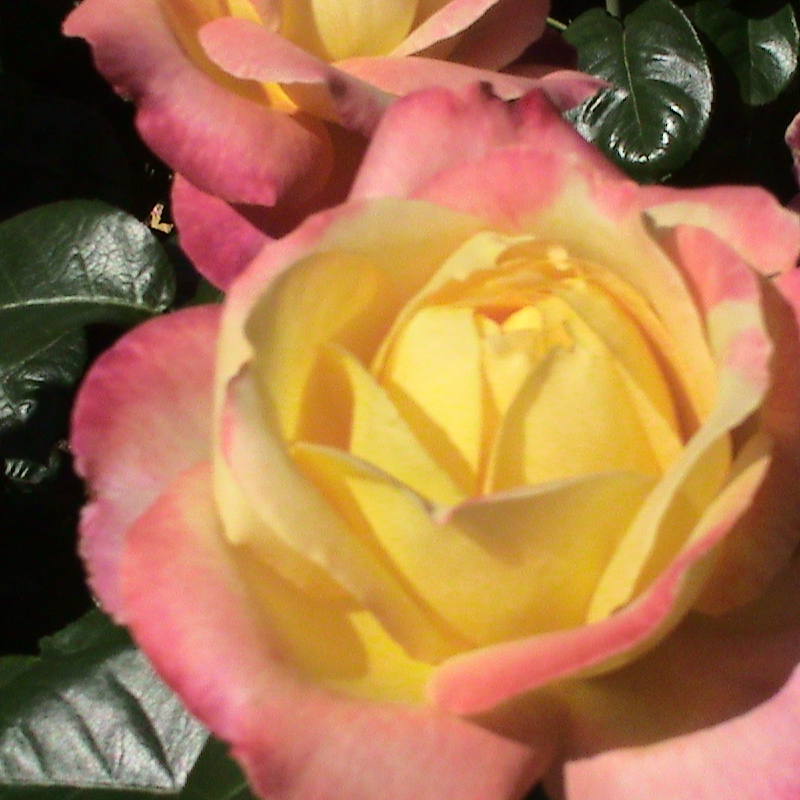
#> input picture Project4/LovePeace rose.tif, 800 x 800 px
$ python dip.py
#> lines starting #> are read from the running program, lines starting #| are printed output that depends on the picture
#> further down, img is the input picture: shape (800, 800, 3); mean B, G, R 76.3, 118.6, 169.2
import cv2 as cv
import matplotlib.pyplot as plt
from PIL import Image
import numpy as np

def save_picture(filename, source):
  image = Image.fromarray(np.uint8(source))
  image.save(filename, dpi=(200, 200))

def BGR2HSI(img):
    m, n = img.shape[:2]
#> m = 800; n = 800
    hsi_img = img.copy()
    B, G, R = cv.split(img)
    [B, G ,R] = [ i / 255.0 for i in ([B, G, R])]
    H = np.zeros((m, n))
    S = np.zeros((m, n))
    I = (R + G + B) / 3.0
    for i in range(m):
        numerator = 0.5 * (R[i] - B[i] + R[i] - G[i])
        denominator = np.sqrt((R[i] - G[i]) ** 2+(R[i] - B[i]) * (G[i] - B[i]))
        theta = np.arccos(numerator/denominator)
        h = np.zeros(n)
        h[B[i] <= G[i]] = theta[B[i] <= G[i]]
        h[G[i] < B[i]] = 2 * np.pi - theta[G[i] < B[i]]
        h[denominator == 0] = 0
        H[i] = h/(2 * np.pi)
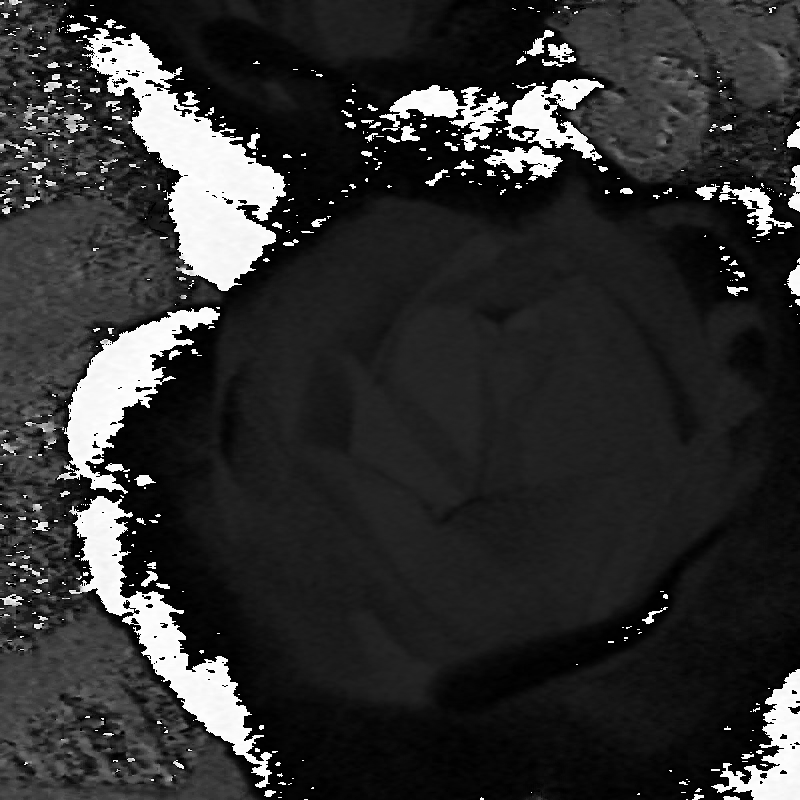
#> H: shape (800, 800) float64; 0.15% of the values are NaN or infinite; the others: min 0, max 0.999, mean 0.192; drawn with min black, max white, NaN and infinite black

    for i in range(m):
        for j in range(n):
            if I[i][j] == 0:
                S[i][j] = 0
            else:
                S[i][j] = 1 - min(R[i][j], B[i][j], G[i][j]) / I[i][j]
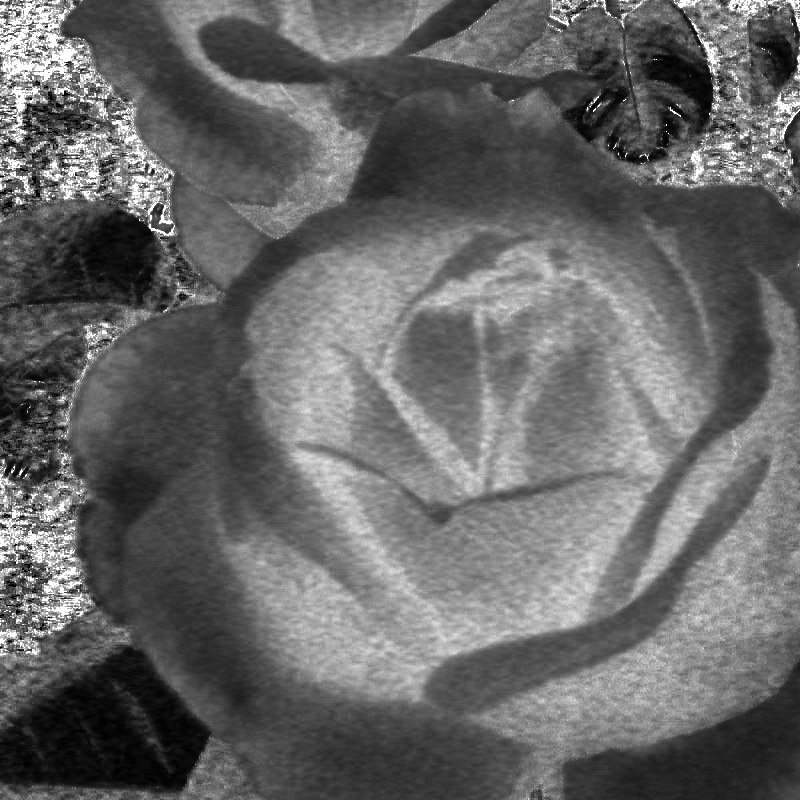
#> S: shape (800, 800) float64; min -2.22e-16, max 1, mean 0.406; drawn with min black and max white

    hsi_img[:,:,0] = H * 255
    hsi_img[:,:,1] = S * 255
    hsi_img[:,:,2] = I * 255
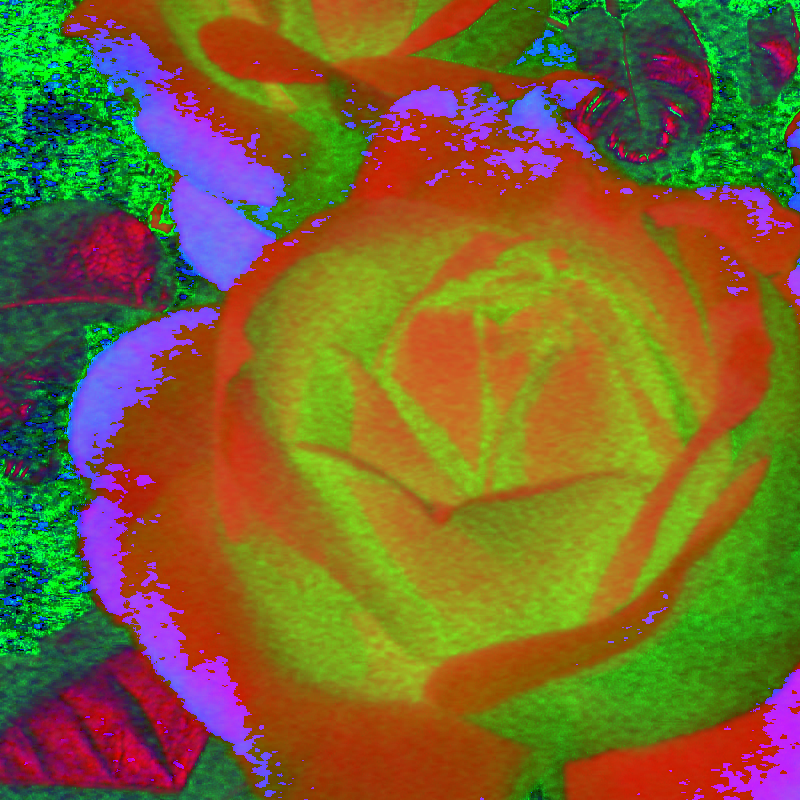
#> hsi_img: shape (800, 800, 3); mean B, G, R 48.3, 102.9, 121
    return hsi_img

def HSI2BGR(img):
    m, n = img.shape[:2]
#> m = 800; n = 800
    bgr_img = img.copy()
    H,S,I = cv.split(img)
    [H,S,I] = [ i / 255.0 for i in ([H,S,I])]

    B = np.zeros((m, n))
    G = np.zeros((m, n))
    R = np.zeros((m, n))

    for i in range(m):
        for j in range(n):
            h = H[i][j] * 2 * np.pi
            if(h >= 0 and h < 2 * np.pi / 3):
                B[i][j] = I[i][j] * (1 - S[i][j])
                R[i][j] = I[i][j]*(1 + S[i][j] * np.cos(h) / np.cos(np.pi / 3 - h))
                G[i][j] = 3*I[i][j]- R[i][j] - B[i][j]

            elif(h >= 2 * np.pi / 3 and h < 4 * np.pi / 3):
                h = h - 2 * np.pi / 3
                R[i][j] = I[i][j] * (1 - S[i][j])
                G[i][j] = I[i][j] * (1 + S[i][j] * np.cos(h) / np.cos(np.pi / 3 - h))
                B[i][j] = 3 * I[i][j] - R[i][j] - G[i][j]

            elif(h >= 4 * np.pi / 3 and 2 * np.pi):
                h = h - 4 * np.pi / 3
                G[i][j] = I[i][j] * (1 - S[i][j])
                B[i][j] = I[i][j] * (1 + S[i][j] * np.cos(h) / np.cos(np.pi / 3 - h))
                R[i][j] = 3 * I[i][j] - G[i][j] - B[i][j]
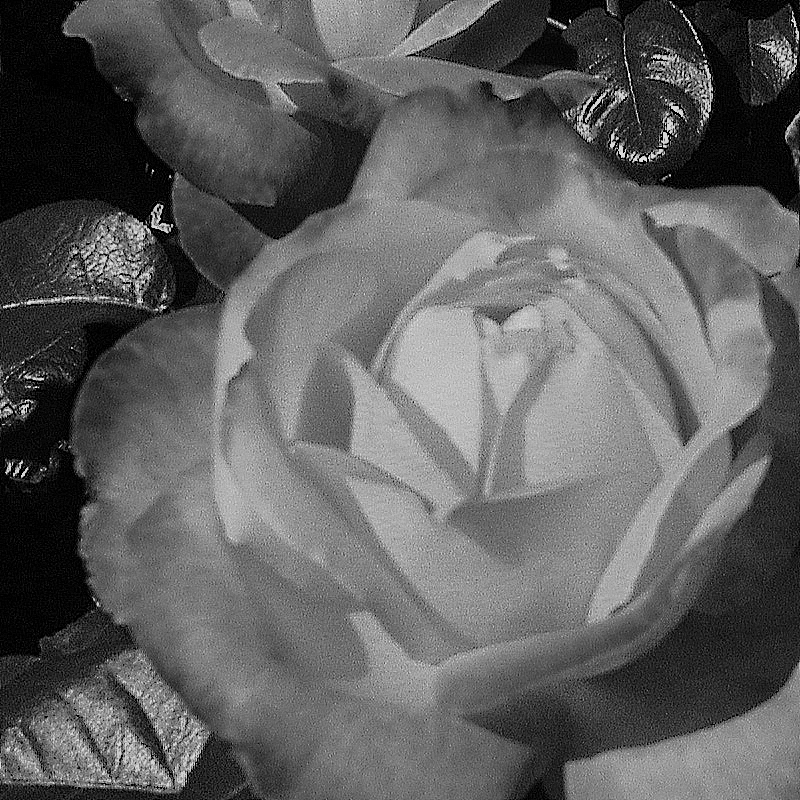
#> G: shape (800, 800) float64; min 0, max 1.22, mean 0.463; drawn with min black and max white
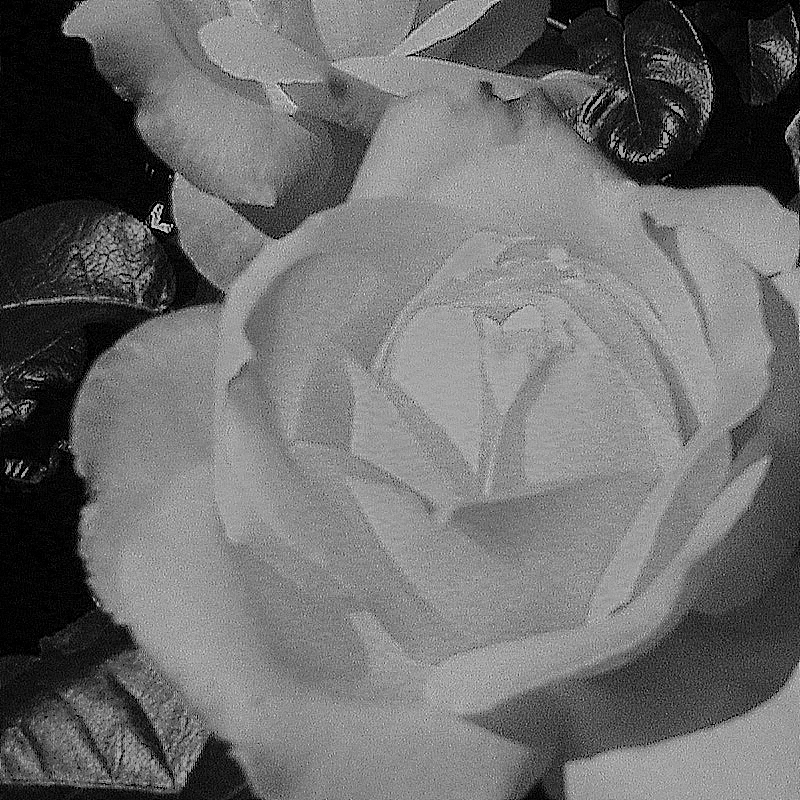
#> R: shape (800, 800) float64; min 0, max 1.54, mean 0.664; drawn with min black and max white

    bgr_img[:,:,0] = B * 255
    bgr_img[:,:,1] = G * 255
    bgr_img[:,:,2] = R * 255
    return bgr_img

img = cv.imread('LovePeace rose.tif')

B,G,R = cv.split(img)
save_picture('R.png', R)
save_picture('G.png', G)
save_picture('B.png', B)

HSI = BGR2HSI(img)

H,S,I = cv.split(HSI)
save_picture('H.png', H)
save_picture('S.png', S)
save_picture('I.png', I)

#RGB sharpening

kernel = np.array([[-1, -1, -1],
           [-1,  9, -1],
           [-1, -1, -1]], dtype = np.double)

R_filtered = cv.filter2D(R, ddepth = -1, kernel=kernel, borderType=cv.BORDER_DEFAULT)
G_filtered = cv.filter2D(G, ddepth = -1, kernel=kernel, borderType=cv.BORDER_DEFAULT)
B_filtered = cv.filter2D(B, ddepth = -1, kernel=kernel, borderType=cv.BORDER_DEFAULT)

BGR_sharpen = cv.merge([B_filtered, G_filtered, R_filtered])
save_picture('RGB_sharpened.png', cv.cvtColor(BGR_sharpen, cv.COLOR_BGR2RGB))

#HSI sharpening
I_filtered = cv.filter2D(I, ddepth = -1, kernel=kernel, borderType=cv.BORDER_DEFAULT)
HSI_sharpen = cv.merge([H, S, I_filtered])
HSI_sharpen2BGR = HSI2BGR(HSI_sharpen)
save_picture('HSI_sharpened.png', cv.cvtColor(HSI_sharpen2BGR, cv.COLOR_BGR2RGB))

#difference the image
diff_img = np.zeros((img.shape[0], img.shape[1]))


for i in range(img.shape[0]):
    for j in range(img.shape[1]):
        deltaB = int(BGR_sharpen[i][j][0]) - int(HSI_sharpen2BGR[i][j][0])
        deltaG = int(BGR_sharpen[i][j][1]) - int(HSI_sharpen2BGR[i][j][1])
        deltaR = int(BGR_sharpen[i][j][2]) - int(HSI_sharpen2BGR[i][j][2])
        diff_img[i][j] = (deltaB + deltaG + deltaR) / 3 + 128
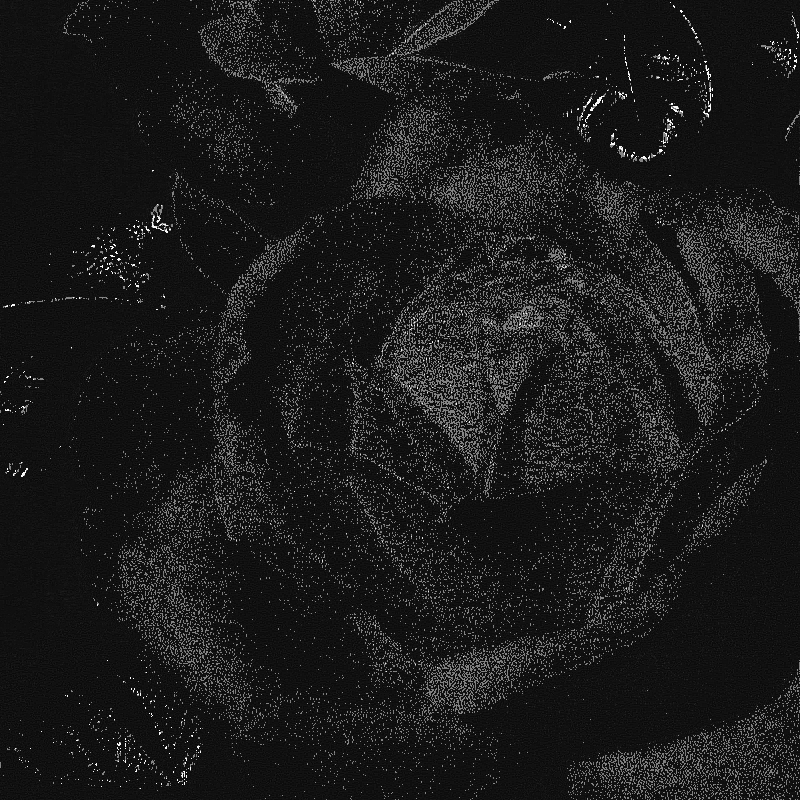
#> diff_img: shape (800, 800) float64; min 117, max 302, mean 136.8; drawn with min black and max white

save_picture('diff_img.png', diff_img)
#> in save_picture (call 9), `image = Image.fromarray(np.uint8(source))`:
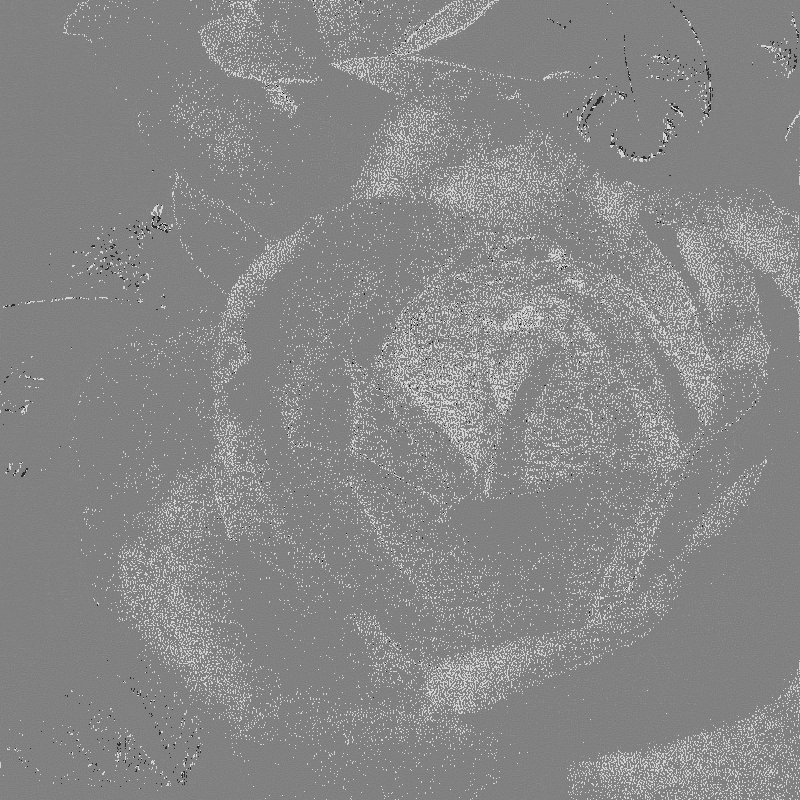
#> image: PIL image 800x800 L; min 7, max 222, mean 135.8
